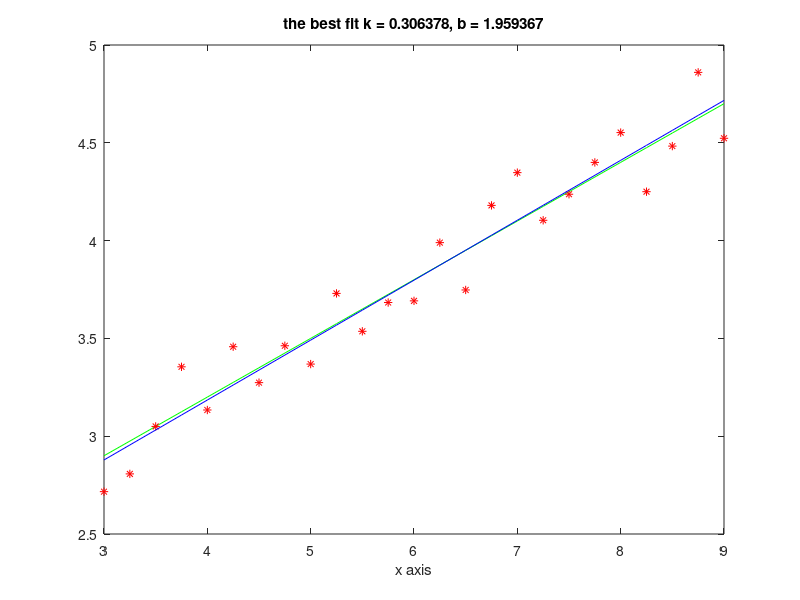

Source code (MATLAB):
% generate a line of best fit
% if we know k and b...

hold off;
k = 0.3;
b = 2;
x = 3:0.25:9;

trueline = k*x+b;
error = rand(1,length(x)) - 0.5;
errorline = trueline + error*0.5;

plot(x, trueline, 'g');
hold on;
plot(x, errorline, '*r');

printf("\nPress enter to see line of best fit generated from the random points.\n");
pause;
% what if we don't know k and b?
x = 3:0.25:9;

A = [x' ones(length(x), 1)];
v = errorline';
u = A \ v;

approxline = u(1) * x + u(2);
ss = sprintf('the best fit k = %f, b = %f', u(1), u(2));
xlabel('x axis');
plot(x, approxline, 'b');
title(ss);

